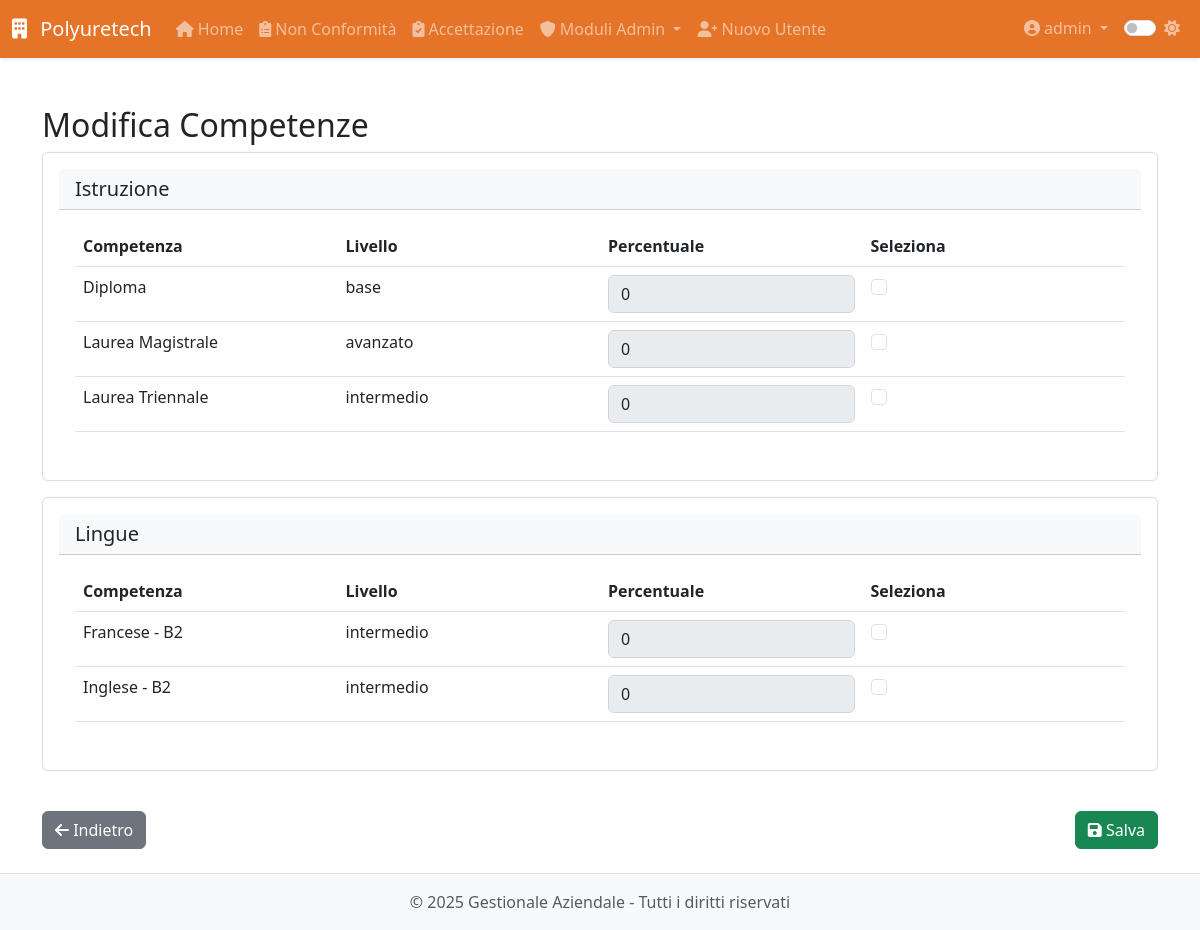
The app's page /modulo8/dipendenti/1/modifica_competenze (signed in) with its own data.
### app/models.py (models this page shows, shortened)
class User(UserMixin, db.Model):
    __tablename__ = 'users'
    id = db.Column(db.Integer, primary_key=True)
    username = db.Column(db.String(64), unique=True, nullable=False, index=True)
    email = db.Column(db.String(120), unique=True, nullable=False, index=True)
    password_hash = db.Column(db.String(128), nullable=False)
    role = db.Column(db.String(20), default='operatore')  # 'operatore' o 'admin'
    created_at = db.Column(db.DateTime, default=datetime.utcnow)
    last_login = db.Column(db.DateTime)
    is_active = db.Column(db.Boolean, default=True)
    is_admin = db.Column(db.Boolean, default=False)
    modules = db.Column(db.String(255), default='')  # Lista di moduli accessibili separati da virgola
    modulo1_entries = db.relationship('Modulo1Entry',
                               backref='author',
                               lazy='dynamic',
                               foreign_keys='Modulo1Entry.user_id')
    modulo5_entries = db.relationship('Modulo5Entry',
                               backref='author',
                               lazy='dynamic',
                               foreign_keys='Modulo5Entry.user_id')
    def is_admin(self):
        return self.role == 'admin'

class Competenza(db.Model):
    __tablename__ = 'competenza'
    id = db.Column(db.Integer, primary_key=True)
    nome = db.Column(db.String(64), nullable=False, unique=True)
    descrizione = db.Column(db.Text)
    livello = db.Column(db.String(20))  # base, intermedio, avanzato
    area = db.Column(db.String(64))     # tecnica, amministrativa, etc.
    created_at = db.Column(db.DateTime, default=datetime.utcnow)
    created_by_id = db.Column(db.Integer, db.ForeignKey('users.id'))
    dipendenti_associati = db.relationship('DipendenteCompetenza',
                                         back_populates='competenza',
                                         overlaps="competenze,dipendenti")
    performance = db.relationship('Performance', back_populates='competenza', cascade='all, delete-orphan')

### app/routes/modulo8.py (the view, shortened to what this page needs)
@modulo8.route('/dipendenti/<int:id>/modifica_competenze', methods=['GET', 'POST'])
@login_required
@admin_required
def modifica_competenze(id):
    dip = Dipendente.query.get_or_404(id)
    form = DipendenteStep4Form()
    competenze = Competenza.query.order_by(Competenza.area, Competenza.nome).all()
    form.competenze.choices = [(c.id, c.nome) for c in competenze]
    if request.method == 'GET':
        form.competenze.data = [c.id for c in dip.competenze]
    return render_template('modulo8/dipendenti/modifica_competenze.html',
                         form=form,
                         dip=dip,
                         competenze=competenze)

### app/forms.py
class DipendenteStep4Form(FlaskForm):
    competenze = SelectMultipleField('Competenze', coerce=int, validators=[Optional()])
    percentuali = FieldList(IntegerField('Percentuale', validators=[Optional(), NumberRange(min=0, max=100)]))
    previous_step = SubmitField('Indietro')
    final_submit = SubmitField('Completa e Salva')

### app/models.py (called while the page is built)
@login_manager.user_loader
def load_user(id):
    return User.query.get(int(id))

### app/utils.py (called while the page is built)
def admin_required(f):
    @wraps(f)
    def decorated_function(*args, **kwargs):
        if not current_user.is_admin:
            abort(403)
        return f(*args, **kwargs)
    return decorated_function

### app/templates/modulo8/dipendenti/modifica_competenze.html (shortened to what this page needs)
{% extends 'base.html' %}
{% block content %}
<div class="module-view">
    <h2>Modifica Competenze</h2>
    <form method="POST" class="needs-validation" novalidate>
        <div class="row">
            <div class="col-12">
                {% set aree = {} %}
                {% for comp in competenze %}
                    {% if comp.area not in aree %}
                        {% set _ = aree.update({comp.area: []}) %}
                    {% endif %}
                    {% set _ = aree[comp.area].append(comp) %}
                {% endfor %}
                {% for area, comps in aree.items() %}
                    <div class="card mb-3">
                        <div class="card-header bg-light">
                            <h5 class="mb-0">{{ area or 'Non Specificata' }}</h5>
                        </div>
                        <div class="card-body">
                            <div class="table-responsive">
                                <table class="table">
                                    <thead>
                                        <tr>
                                            <th style="width: 25%">Competenza</th>
                                            <th style="width: 25%">Livello</th>
                                            <th style="width: 25%">Percentuale</th>
                                            <th style="width: 25%">Seleziona</th>
                                        </tr>
                                    </thead>
                                    <tbody>
                                        {% for comp in comps %}
                                            <tr>
                                                <td>{{ comp.nome }}</td>
                                                <td>{{ comp.livello or '—' }}</td>
                                                <td>
                                                    {% set percentuale = 0 %}
                                                    {% for dc in dip.dipendente_competenze %}
                                                        {% if dc.competenza_id == comp.id %}
                                                            {% set percentuale = dc.percentuale %}
                                                        {% endif %}
                                                    {% endfor %}
                                                    <input type="number"
                                                           name="percentuali"
                                                           class="form-control"
                                                           min="0"
                                                           max="100"
                                                           value="{{ percentuale }}"
                                                           {% if not form.competenze.data or comp.id not in form.competenze.data %}disabled{% endif %}>
                                                </td>
                                                <td>
                                                    <div class="form-check">
                                                        <input type="checkbox"
                                                               name="competenze"
                                                               value="{{ comp.id }}"
                                                               class="form-check-input"
                                                               onchange="this.parentElement.parentElement.parentElement.querySelector('input[type=number]').disabled = !this.checked">
                                                    </div>
                                                </td>
                                            </tr>
                                        {% endfor %}
                                    </tbody>
                                </table>
                            </div>
                        </div>
                    </div>
                {% endfor %}
            </div>
        </div>
        <div class="d-flex justify-content-between mt-4">
            <a href="{{ url_for('modulo8.profilo_dipendente', id=dip.id) }}" class="btn btn-secondary">
                <i class="fas fa-arrow-left"></i> Indietro
            </a>
            <button type="submit" class="btn btn-success">
                <i class="fas fa-save"></i> Salva
            </button>
        </div>
    </form>
</div>
{% endblock %}

### app/templates/base.html (shortened to what this page needs)
<!DOCTYPE html>
<html lang="it">
<head>
    <link href="https://cdn.jsdelivr.net/npm/bootstrap@5.3.0-alpha1/dist/css/bootstrap.min.css" rel="stylesheet">
    <link rel="stylesheet" href="https://cdnjs.cloudflare.com/ajax/libs/font-awesome/6.0.0/css/all.min.css">
    <link id="theme-style" rel="stylesheet" href="{{ url_for('static', filename='css/theme-' + theme + '.css') }}">
    <link rel="stylesheet" href="{{ url_for('static', filename='css/style.css') }}">
    <link rel="stylesheet" href="{{ url_for('static', filename='css/modulo8.css') }}">
</head>
<body>
    <header class="navbar navbar-expand-lg navbar-dark bg-primary sticky-top shadow-sm">
        <div class="container-fluid">
            <a class="navbar-brand" href="{{ url_for('dashboard.index') }}">
                <i class="fas fa-building me-2"></i> Polyuretech
            </a>
            <div class="collapse navbar-collapse" id="navbarMain">
                {% if current_user.is_authenticated %}
                <ul class="navbar-nav me-auto">
                    <li class="nav-item">
                        <a class="nav-link" href="{{ url_for('dashboard.index') }}">
                            <i class="fas fa-home me-1"></i>Home
                        </a>
                    </li>
                    <li class="nav-item">
                        <a class="nav-link" href="{{ url_for('modulo1.index') }}">
                            <i class="fas fa-clipboard-list me-1"></i>Non Conformità
                        </a>
                    </li>
                    <li class="nav-item">
                        <a class="nav-link" href="{{ url_for('modulo5.index') }}">
                            <i class="fas fa-clipboard-check me-1"></i>Accettazione
                        </a>
                    </li>
                    {% if current_user.is_admin() %}
                    <li class="nav-item dropdown">
                        <a class="nav-link dropdown-toggle" href="#" id="adminModulesDropdown" data-bs-toggle="dropdown">
                            <i class="fas fa-shield-alt me-1"></i>Moduli Admin
                        </a>
                    </li>
                    <li class="nav-item">
                        <a class="nav-link" href="{{ url_for('auth.register') }}">
                            <i class="fas fa-user-plus me-1"></i>Nuovo Utente
                        </a>
                    </li>
                    {% endif %}
                </ul>
                <ul class="navbar-nav ms-auto">
                    <li class="nav-item dropdown">
                        <a class="nav-link dropdown-toggle" href="#" id="userDropdown" data-bs-toggle="dropdown">
                            <i class="fas fa-user-circle me-1"></i>{{ current_user.username }}
                        </a>
                    </li>
                    <li class="nav-item">
                        <div class="nav-link">
                            <div class="form-check form-switch">
                                <input class="form-check-input" type="checkbox" id="darkModeToggle" {% if theme == 'dark' %}checked{% endif %}>
                                <label class="form-check-label" for="darkModeToggle">
                                    <i id="theme-icon" class="fas {% if theme == 'dark' %}fa-moon{% else %}fa-sun{% endif %}"></i>
                                </label>
                            </div>
                        </div>
                    </li>
                </ul>
                {% endif %}
            </div>
        </div>
    </header>
    <main class="container py-4">
        {% block content %}{% endblock %}
    </main>
    <footer class="footer mt-auto py-3 bg-light">
        <div class="container text-center">
            <span class="text-muted">&copy; {{ current_year }} {{ app_name }} - Tutti i diritti riservati</span>
        </div>
    </footer>
</body>
</html>

### app/static/css/theme-light.css (style rules this page uses)
:root { --primary-color: #e05a00d7; --secondary-color: #6c757d; --bg-color: #ffffff; --text-color: #212529; --border-color: #dee2e6; --hover-bg: #f8f9fa; --card-bg: #ffffff; --card-border: #e9ecef; --input-bg: #ffffff; --input-border: #ced4da; --footer-bg: #f8f9fa; --footer-text: #6c757d; --bs-primary-rgb: 0, 0, 0; --bs-success-rgb: 1, 150, 20; --bs-info-rgb: 0, 0, 255; --bs-purple-rgb: 128, 0, 128; --bs-orange-rgb: 255, 165, 0; --bs-teal-rgb: 180, 180, 180; --bs-warning-rgb: 255, 255, 0; --bs-danger-rgb: 255, 0, 0; --bs-btn-bg: #ffffff; }
body { background-color: var(--bg-color); color: var(--text-color); transition: all 0.3s ease; }
.navbar-dark { background-color: var(--primary-color) !important; }
.card { background-color: var(--card-bg); border-color: var(--card-border); box-shadow: 0 0.125rem 0.25rem rgba(0, 0, 0, 0.075); transition: all 0.3s ease; }
.form-control { background-color: var(--input-bg); border-color: var(--input-border); color: var(--text-color); }
.footer { background-color: var(--footer-bg) !important; color: var(--footer-text); border-top: 1px solid var(--border-color); }
.table { color: var(--text-color); }

### app/static/css/style.css (style rules this page uses)
body { display: flex; flex-direction: column; min-height: 100vh; }
main { flex: 1; }
.table-responsive { overflow-x: auto; -webkit-overflow-scrolling: touch; }

### app/static/css/modulo8.css (style rules this page uses)
.card { background: #fff; padding: 1rem; border: 1px solid #ddd; border-radius: 6px; margin-bottom: 1rem; box-shadow: 0 0 3px rgba(0,0,0,0.05); }

### records on screen
User: username "admin"
Competenza: area "Istruzione", nome "Diploma", livello "base", percentuali "0"
Competenza: nome "Laurea Magistrale", livello "avanzato", percentuali "0"
Competenza: nome "Laurea Triennale", livello "intermedio", percentuali "0"
Competenza: area "Lingue", nome "Francese - B2", livello "intermedio", percentuali "0"
Competenza: nome "Inglese - B2", livello "intermedio", percentuali "0"

### other values on screen
{{ app_name }} "Gestionale Aziendale"
